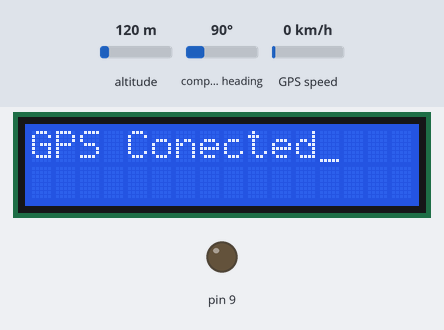
A sketch run on a simulated Arduino Mega 2560, built with avr-gcc and run on an emulated ATmega2560. On the bench: 16×2 character LCD, output pins drawn as LEDs (lit = HIGH). Inputs (shaded band) come from the test bench; at power-on: altitude 120 m, compass heading 90°, GPS speed 0 km/h. The GPS gets a fix after 3 s at 37.7749, -122.4194 with 8 satellites; the modem accepts every AT command (registered, SIM ready, sends succeed) and sends nothing else; what the sketch prints to the serial monitor is not drawn.

Above: at 19.6 s.
Timing chart, 0 to 21.1 s (numbered marks = the images above):
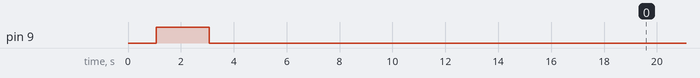

The sketch:

Ultramobile_leancode.ino
```cpp
/* PLOWTRACKS TRACKING DEVICE
 *  BUFFALO STATE COLLEGE
 *  SENIOR DESIGN PROJECT
 *  CODE WRITTEN BY RICHARD ADDISAH, KEVIN DAO, MUSTAPHA BARRIE AND ERIC BIRINDAYVYI
 *  THIS PEICE OF CODE COLLECTS LATITUDINAL AND LONGITUDINAL GPS COORDINATES AND THEN SENDS THE LOCATION DATA TO A CELL PHONE VIA SMS.
 */
#include <stdio.h>
#include <string.h>
#include "stdlib.h"
#include <LiquidCrystal.h> // This library is used for the LCD device
#include <String.h> // this library is used to manipulate strings
#include <Adafruit_GPS.h> //this library is uded for the adafruit gps device. Make sure you have installed the library form the adafruit site above
#include <SoftwareSerial.h> //Load the Software Serial Library. this serial is used to communicate between GPS and arduino
#define mySerialh Serial1 // this selects hardware serial two.

Adafruit_GPS GPS(&mySerialh); //Create GPS object

SoftwareSerial mySerials(10, 11); // these pins connenct GSM to arduino
LiquidCrystal lcd(50, 51, 5, 4, 3, 2); // these pins connect lcd to arduino


float latitude;  // latitudes are stored in this variable
float longitude;  // longitudes are stored in this variable
int lcdloader = 16;
char url[200];
char lati[15];
char longi[15];


char c;       //Used to read the characters spewing from the GPS module

void setup()
{

  lcd.begin(16, 2);   // turn on lcd
  pinMode[9,OUTPUT];
  Serial.begin(19200);  //Turn on the Serial Monitor
  GPS.begin(9600);  // turn on GPS
  mySerials.begin(19200); // turn on software serial for GSM
  powerUp();
  delay(10000);
  mySerialh.begin(9600); // turn on hardware serial for GPS
  GPS.sendCommand("$PGCMD,33,0*6D"); // Turn Off GPS Antenna Update
  GPS.sendCommand(PMTK_SET_NMEA_OUTPUT_RMCGGA); //Tell GPS we want only $GPRMC and $GPGGA NMEA sentences
  GPS.sendCommand(PMTK_SET_NMEA_UPDATE_1HZ);   // 1 Hz update rate
  delay(500);  //Pause

}

void powerUp()
{
 pinMode(9, OUTPUT);
 digitalWrite(9,LOW);
 delay(1000);
 digitalWrite(9,HIGH);
 delay(2000);
 digitalWrite(9,LOW);
 delay(3000);
}

void loop()      // run over and over again
{
readGPS();  //This is a function we define below which reads two NMEA sentences from GPS


 if (GPS.fix) // checks to see if GPS has connected to satelite and is recieving useful data
 {
    lcd.setCursor(0,0);
      lcd.print("GPS Conected");
      lcd.cursor();
      delay(500);
      lcd.noCursor();
      delay(500);


     // lcd.print("Conected");
     // delay(200);


// Serial.println("Connected");
//  Serial.print("Fix: "); Serial.print((int)GPS.fix);
 // Serial.print(" quality: "); Serial.println((int)GPS.fixquality);
//  Serial.print("Satellites: "); Serial.println((int)GPS.satellites);


//  Serial.print("Location (in degrees, works with Google Maps): ");
   //   Serial.print(GPS.latitudeDegrees, 4);
 ///     Serial.print(", ");
   //   Serial.println(GPS.longitudeDegrees, 4);

 latitude= GPS.latitudeDegrees; // store the current latitude into the variable called latitude
 longitude = GPS.longitudeDegrees; // store the current longitude into a variable called latitude
 //Serial.print(" Latitude =  "); Serial.println(latitude,4);

// Serial.print(" Longitude =  ");Serial.println(longitude,4);
// Serial.print(" ");

dtostrf(latitude,8,6,lati);
dtostrf(longitude,8,6,longi);

strcpy(url, "AT+HTTPPARA=\"URL\",\"plowtrackscom.000webhostapp.com/dat_logger.php?latitude=");
strcat(url,lati);
strcat(url, "&longitude=");
strcat(url,longi);
strcat(url, "\" ");


 if (mySerials.available())
   Serial.write(mySerials.read());


 mySerials.println("AT+CSQ");
 delay(100);
// ShowSerialData();// this code is to show the data from gprs shield, in order to easily see the process of how the gprs shield submit a http request, and the following is for this purpose too.
 mySerials.println("AT+CGATT?");
 delay(100);
// ShowSerialData();
 mySerials.println("AT+SAPBR=3,1,\"CONTYPE\",\"GPRS\"");//setting the SAPBR, the connection type is using gprs
 delay(1000);
// ShowSerialData();
 mySerials.println("AT+SAPBR=3,1,\"APN\",\"wholesale\"");//setting the APN, the second need you fill in your local apn server
 delay(3000);
// ShowSerialData();
 mySerials.println("AT+SAPBR=1,1");//setting the SAPBR, for detail you can refer to the AT command mamual
 delay(1000);
 //ShowSerialData();
 mySerials.println("AT+HTTPINIT"); //init the HTTP request
 delay(2000);
// ShowSerialData();


 mySerials.println(url);// you want to access


 delay(2000);
 //ShowSerialData();
 mySerials.println("AT+HTTPACTION=0");//submit the request
 delay(3000);//the delay is very important, the delay time is base on the return from the website, if the return datas are very large, the time required longer.
 //ShowSerialData();
 mySerials.println("AT+HTTPREAD");// read the data from the website you access
 delay(300);
 //ShowSerialData();
 mySerials.println("");
 delay(100);

}


  else{

   lcd.setCursor(0,0);
      lcd.print(" ***LOADING***  ");
      lcd.cursor();
      delay(500);
      lcd.noCursor();
      delay(500);

      lcd.setCursor(2,1);

      delay(200);
     for( int count=0;count<lcdloader;count++){
     lcd.setCursor(count,1);
     lcd.print(">");
      delay(400);
     }
      int count=0;
       for( int count=0;count<lcdloader;count++){
      lcd.setCursor(count,1);
      lcd.print(" ");
      delay(400);
  }
  delay(800);
  }

}


void clearGPS() {  //Since between GPS reads, we still have data streaming in, we need to clear the old data by reading a few sentences, and discarding these
while(!GPS.newNMEAreceived()) {
  c=GPS.read();
  }
GPS.parse(GPS.lastNMEA());
while(!GPS.newNMEAreceived()) {
  c=GPS.read();
  }
GPS.parse(GPS.lastNMEA());

}

void readGPS(){  //This function will read and remember two NMEA sentences from GPS
  clearGPS();    //Serial port probably has old or corrupt data, so begin by clearing it all out
  while(!GPS.newNMEAreceived()) { //Keep reading characters in this loop until a good NMEA sentence is received
  c=GPS.read(); //read a character from the GPS
  }
GPS.parse(GPS.lastNMEA());  //Once you get a good NMEA, parse it

while(!GPS.newNMEAreceived()) {  //Go out and get the second NMEA sentence, should be different type than the first one read above.
  c=GPS.read();
  }
GPS.parse(GPS.lastNMEA());
}
void ShowSerialData()
{
 while(mySerials.available()!=0)
   Serial.write(mySerials.read());
}
```
